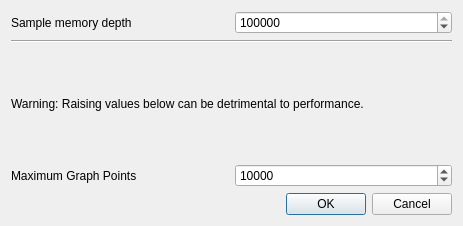
<?xml version="1.0" encoding="UTF-8"?>
<ui version="4.0">
 <class>LimitDialog</class>
 <widget class="QDialog" name="LimitDialog">
  <property name="geometry">
   <rect>
    <x>0</x>
    <y>0</y>
    <width>463</width>
    <height>226</height>
   </rect>
  </property>
  <property name="windowTitle">
   <string>Limits</string>
  </property>
  <layout class="QVBoxLayout" name="verticalLayout" stretch="1,0,0,1,0">
   <item>
    <layout class="QHBoxLayout" name="horizontalLayout">
     <item>
      <widget class="QLabel" name="label">
       <property name="toolTip">
        <string comment="Amount of points saved internaly that can be exported to CSV"/>
       </property>
       <property name="text">
        <string>Sample memory depth</string>
       </property>
      </widget>
     </item>
     <item>
      <widget class="QSpinBox" name="spinBox_sampleMemory">
       <property name="minimum">
        <number>10</number>
       </property>
       <property name="maximum">
        <number>999999999</number>
       </property>
       <property name="singleStep">
        <number>100</number>
       </property>
       <property name="value">
        <number>1000000</number>
       </property>
      </widget>
     </item>
    </layout>
   </item>
   <item>
    <widget class="Line" name="line">
     <property name="orientation">
      <enum>Qt::Horizontal</enum>
     </property>
    </widget>
   </item>
   <item>
    <widget class="QLabel" name="label_4">
     <property name="text">
      <string>Warning: Raising values below can be detrimental to performance.</string>
     </property>
    </widget>
   </item>
   <item>
    <layout class="QHBoxLayout" name="horizontalLayout_2">
     <property name="spacing">
      <number>6</number>
     </property>
     <property name="sizeConstraint">
      <enum>QLayout::SetDefaultConstraint</enum>
     </property>
     <item>
      <widget class="QLabel" name="label_2">
       <property name="text">
        <string>Maximum Graph Points</string>
       </property>
      </widget>
     </item>
     <item>
      <widget class="QSpinBox" name="spinBox_graph">
       <property name="minimum">
        <number>10</number>
       </property>
       <property name="maximum">
        <number>999999999</number>
       </property>
       <property name="singleStep">
        <number>100</number>
       </property>
       <property name="value">
        <number>10000</number>
       </property>
       <property name="displayIntegerBase">
        <number>10</number>
       </property>
      </widget>
     </item>
    </layout>
   </item>
   <item>
    <widget class="QDialogButtonBox" name="buttonBox">
     <property name="orientation">
      <enum>Qt::Horizontal</enum>
     </property>
     <property name="standardButtons">
      <set>QDialogButtonBox::Cancel|QDialogButtonBox::Ok</set>
     </property>
     <property name="centerButtons">
      <bool>false</bool>
     </property>
    </widget>
   </item>
  </layout>
 </widget>
 <resources/>
 <connections>
  <connection>
   <sender>buttonBox</sender>
   <signal>accepted()</signal>
   <receiver>LimitDialog</receiver>
   <slot>accept()</slot>
   <hints>
    <hint type="sourcelabel">
     <x>248</x>
     <y>254</y>
    </hint>
    <hint type="destinationlabel">
     <x>157</x>
     <y>274</y>
    </hint>
   </hints>
  </connection>
  <connection>
   <sender>buttonBox</sender>
   <signal>rejected()</signal>
   <receiver>LimitDialog</receiver>
   <slot>reject()</slot>
   <hints>
    <hint type="sourcelabel">
     <x>316</x>
     <y>260</y>
    </hint>
    <hint type="destinationlabel">
     <x>286</x>
     <y>274</y>
    </hint>
   </hints>
  </connection>
 </connections>
</ui>
